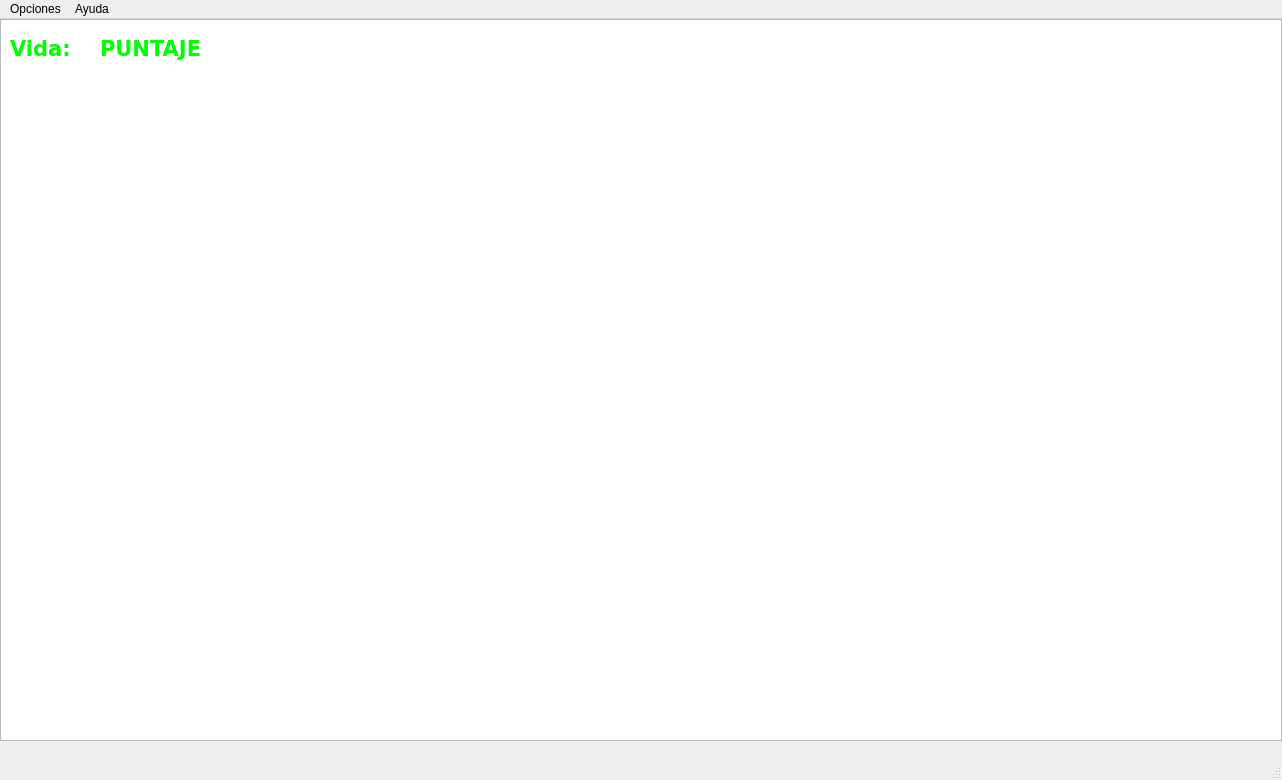
<?xml version="1.0" encoding="UTF-8"?>
<ui version="4.0">
 <class>oneplayer</class>
 <widget class="QMainWindow" name="oneplayer">
  <property name="geometry">
   <rect>
    <x>0</x>
    <y>0</y>
    <width>1282</width>
    <height>780</height>
   </rect>
  </property>
  <property name="minimumSize">
   <size>
    <width>1282</width>
    <height>780</height>
   </size>
  </property>
  <property name="maximumSize">
   <size>
    <width>1282</width>
    <height>780</height>
   </size>
  </property>
  <property name="windowTitle">
   <string>ContraCruzada - Unico Jugador</string>
  </property>
  <widget class="QWidget" name="centralwidget">
   <widget class="QGraphicsView" name="graphicsView">
    <property name="geometry">
     <rect>
      <x>0</x>
      <y>0</y>
      <width>1282</width>
      <height>722</height>
     </rect>
    </property>
    <property name="minimumSize">
     <size>
      <width>1282</width>
      <height>722</height>
     </size>
    </property>
    <property name="maximumSize">
     <size>
      <width>1282</width>
      <height>722</height>
     </size>
    </property>
   </widget>
   <widget class="QLabel" name="vida">
    <property name="geometry">
     <rect>
      <x>100</x>
      <y>10</y>
      <width>150</width>
      <height>40</height>
     </rect>
    </property>
    <property name="font">
     <font>
      <family>Verdana</family>
      <pointsize>18</pointsize>
      <weight>9</weight>
      <italic>false</italic>
      <bold>false</bold>
     </font>
    </property>
    <property name="mouseTracking">
     <bool>true</bool>
    </property>
    <property name="styleSheet">
     <string notr="true">font: 75 18pt 'Verdana';
color: rgb(0, 255, 0);</string>
    </property>
    <property name="text">
     <string>&lt;html&gt;&lt;head/&gt;&lt;body&gt;&lt;p&gt;&lt;span style=&quot; font-size:16pt; font-weight:600; color:#00ff00;&quot;&gt;PUNTAJE&lt;/span&gt;&lt;/p&gt;&lt;/body&gt;&lt;/html&gt;</string>
    </property>
   </widget>
   <widget class="QLabel" name="name_1">
    <property name="geometry">
     <rect>
      <x>10</x>
      <y>10</y>
      <width>91</width>
      <height>40</height>
     </rect>
    </property>
    <property name="font">
     <font>
      <family>Verdana</family>
      <pointsize>18</pointsize>
      <weight>9</weight>
      <italic>false</italic>
      <bold>false</bold>
     </font>
    </property>
    <property name="mouseTracking">
     <bool>true</bool>
    </property>
    <property name="styleSheet">
     <string notr="true">font: 75 18pt 'Verdana';
color: rgb(0, 255, 0);</string>
    </property>
    <property name="text">
     <string>&lt;html&gt;&lt;head/&gt;&lt;body&gt;&lt;p&gt;&lt;span style=&quot; font-size:16pt; font-weight:600; color:#00ff00;&quot;&gt;Vida: &lt;/span&gt;&lt;/p&gt;&lt;/body&gt;&lt;/html&gt;</string>
    </property>
   </widget>
  </widget>
  <widget class="QMenuBar" name="menubar">
   <property name="geometry">
    <rect>
     <x>0</x>
     <y>0</y>
     <width>1282</width>
     <height>25</height>
    </rect>
   </property>
   <widget class="QMenu" name="menuOpciones">
    <property name="title">
     <string>Opciones</string>
    </property>
    <addaction name="actionVolver"/>
    <addaction name="actionReiniciar"/>
    <addaction name="actionPausa"/>
   </widget>
   <widget class="QMenu" name="menuAyuda">
    <property name="title">
     <string>Ayuda</string>
    </property>
    <addaction name="actionComo_Jugar"/>
   </widget>
   <addaction name="menuOpciones"/>
   <addaction name="menuAyuda"/>
  </widget>
  <widget class="QStatusBar" name="statusbar"/>
  <action name="actionVolver">
   <property name="text">
    <string>Volver</string>
   </property>
  </action>
  <action name="actionReiniciar">
   <property name="text">
    <string>Reiniciar</string>
   </property>
   <property name="shortcut">
    <string>R</string>
   </property>
  </action>
  <action name="actionComo_Jugar">
   <property name="text">
    <string>Como jugar</string>
   </property>
  </action>
  <action name="actionPausa">
   <property name="text">
    <string>Pausa</string>
   </property>
   <property name="shortcut">
    <string>Esc</string>
   </property>
  </action>
 </widget>
 <resources/>
 <connections/>
</ui>
